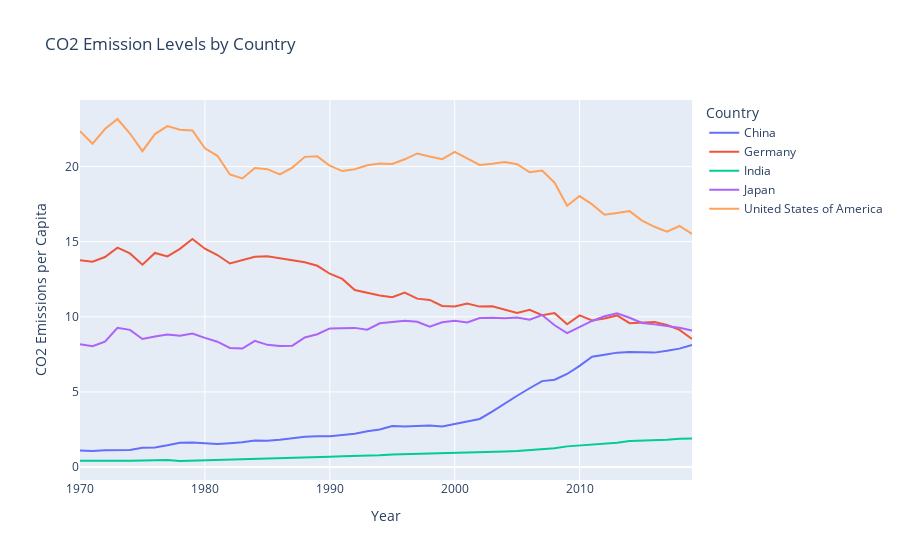

Source (notebook cell):
### Code cell
bas_ei_edgar_co2pc = bas_ei.dropna(subset=['edgar_co2pc', 'year', 'cname'])
fig_pm25 = px.line(bas_ei_edgar_co2pc, x='year', y='edgar_co2pc', color='cname',
                   title="CO2 Emission Levels by Country",
                   labels={
                       "year": "Year",
                       "edgar_co2pc": "CO2 Emissions per Capita",
                       "cname": "Country"
                   })
fig_pm25.show()

### Figure 1 — Plotly figure (JSON) as saved in the notebook; plotly's stock layout.template omitted (floating-point values rounded to 4 significant figures)
{"data": [{"hovertemplate": "Country=China<br>Year=%{x}<br>CO2 Emissions per Capita=%{y}<extra></extra>", "legendgroup": "China", "line": {"color": "#636efa", "dash": "solid"}, "marker": {"symbol": "circle"}, "mode": "lines", "name": "China", "orientation": "v", "showlegend": true, "type": "scatter", "x": [1970, 1971, 1972, 1973, 1974, 1975, 1976, 1977, 1978, 1979, 1980, 1981, 1982, 1983, 1984, 1985, 1986, 1987, 1988, 1989, 1990, 1991, 1992, 1993, 1994, 1995, 1996, 1997, 1998, 1999, 2000, 2001, 2002, 2003, 2004, 2005, 2006, 2007, 2008, 2009, 2010, 2011, 2012, 2013, 2014, 2015, 2016, 2017, 2018, 2019], "xaxis": "x", "y": [1.099, 1.077, 1.122, 1.143, 1.14, 1.282, 1.311, 1.451, 1.613, 1.629, 1.573, 1.537, 1.585, 1.645, 1.767, 1.752, 1.818, 1.909, 2.015, 2.048, 2.051, 2.136, 2.22, 2.38, 2.504, 2.736, 2.702, 2.729, 2.773, 2.703, 2.87, 2.987, 3.204, 3.695, 4.239, 4.747, 5.247, 5.723, 5.815, 6.197, 6.737, 7.34, 7.469, 7.617, 7.664, 7.639, 7.618, 7.741, 7.885, 8.123], "yaxis": "y"}, {"hovertemplate": "Country=Germany<br>Year=%{x}<br>CO2 Emissions per Capita=%{y}<extra></extra>", "legendgroup": "Germany", "line": {"color": "#EF553B", "dash": "solid"}, "marker": {"symbol": "circle"}, "mode": "lines", "name": "Germany", "orientation": "v", "showlegend": true, "type": "scatter", "x": [1970, 1971, 1972, 1973, 1974, 1975, 1976, 1977, 1978, 1979, 1980, 1981, 1982, 1983, 1984, 1985, 1986, 1987, 1988, 1989, 1990, 1991, 1992, 1993, 1994, 1995, 1996, 1997, 1998, 1999, 2000, 2001, 2002, 2003, 2004, 2005, 2006, 2007, 2008, 2009, 2010, 2011, 2012, 2013, 2014, 2015, 2016, 2017, 2018, 2019], "xaxis": "x", "y": [13.77, 13.66, 13.98, 14.6, 14.22, 13.47, 14.25, 14.02, 14.52, 15.18, 14.54, 14.11, 13.55, 13.78, 14.0, 14.03, 13.92, 13.77, 13.64, 13.4, 12.87, 12.52, 11.78, 11.61, 11.42, 11.31, 11.62, 11.21, 11.12, 10.72, 10.69, 10.88, 10.68, 10.7, 10.5, 10.26, 10.47, 10.1, 10.25, 9.507, 10.1, 9.759, 9.889, 10.09, 9.581, 9.63, 9.654, 9.458, 9.131, 8.523], "yaxis": "y"}, {"hovertemplate": "Country=India<br>Year=%{x}<br>CO2 Emissions per Capita=%{y}<extra></extra>", "legendgroup": "India", "line": {"color": "#00cc96", "dash": "solid"}, "marker": {"symbol": "circle"}, "mode": "lines", "name": "India", "orientation": "v", "showlegend": true, "type": "scatter", "x": [1970, 1971, 1972, 1973, 1974, 1975, 1976, 1977, 1978, 1979, 1980, 1981, 1982, 1983, 1984, 1985, 1986, 1987, 1988, 1989, 1990, 1991, 1992, 1993, 1994, 1995, 1996, 1997, 1998, 1999, 2000, 2001, 2002, 2003, 2004, 2005, 2006, 2007, 2008, 2009, 2010, 2011, 2012, 2013, 2014, 2015, 2016, 2017, 2018, 2019], "xaxis": "x", "y": [0.4206, 0.4131, 0.4198, 0.4075, 0.4276, 0.446, 0.4662, 0.4638, 0.4046, 0.4254, 0.4332, 0.4657, 0.4833, 0.5029, 0.538, 0.5498, 0.5849, 0.6129, 0.6361, 0.6669, 0.6893, 0.727, 0.7378, 0.7559, 0.7887, 0.8312, 0.8531, 0.8791, 0.8779, 0.9283, 0.9439, 0.9429, 0.9627, 0.9703, 1.034, 1.066, 1.118, 1.196, 1.252, 1.378, 1.431, 1.49, 1.584, 1.618, 1.728, 1.752, 1.753, 1.811, 1.888, 1.898], "yaxis": "y"}, {"hovertemplate": "Country=Japan<br>Year=%{x}<br>CO2 Emissions per Capita=%{y}<extra></extra>", "legendgroup": "Japan", "line": {"color": "#ab63fa", "dash": "solid"}, "marker": {"symbol": "circle"}, "mode": "lines", "name": "Japan", "orientation": "v", "showlegend": true, "type": "scatter", "x": [1970, 1971, 1972, 1973, 1974, 1975, 1976, 1977, 1978, 1979, 1980, 1981, 1982, 1983, 1984, 1985, 1986, 1987, 1988, 1989, 1990, 1991, 1992, 1993, 1994, 1995, 1996, 1997, 1998, 1999, 2000, 2001, 2002, 2003, 2004, 2005, 2006, 2007, 2008, 2009, 2010, 2011, 2012, 2013, 2014, 2015, 2016, 2017, 2018, 2019], "xaxis": "x", "y": [8.176, 8.04, 8.349, 9.271, 9.132, 8.523, 8.696, 8.826, 8.746, 8.892, 8.599, 8.344, 7.927, 7.889, 8.4, 8.135, 8.065, 8.079, 8.63, 8.84, 9.232, 9.232, 9.265, 9.149, 9.57, 9.663, 9.738, 9.666, 9.344, 9.642, 9.736, 9.624, 9.918, 9.933, 9.908, 9.95, 9.809, 10.12, 9.44, 8.915, 9.315, 9.726, 10.04, 10.24, 9.937, 9.595, 9.498, 9.407, 9.269, 9.095], "yaxis": "y"}, {"hovertemplate": "Country=United States of America<br>Year=%{x}<br>CO2 Emissions per Capita=%{y}<extra></extra>", "legendgroup": "United States of America", "line": {"color": "#FFA15A", "dash": "solid"}, "marker": {"symbol": "circle"}, "mode": "lines", "name": "United States of America", "orientation": "v", "showlegend": true, "type": "scatter", "x": [1970, 1971, 1972, 1973, 1974, 1975, 1976, 1977, 1978, 1979, 1980, 1981, 1982, 1983, 1984, 1985, 1986, 1987, 1988, 1989, 1990, 1991, 1992, 1993, 1994, 1995, 1996, 1997, 1998, 1999, 2000, 2001, 2002, 2003, 2004, 2005, 2006, 2007, 2008, 2009, 2010, 2011, 2012, 2013, 2014, 2015, 2016, 2017, 2018, 2019], "xaxis": "x", "y": [22.36, 21.52, 22.5, 23.17, 22.2, 21.03, 22.16, 22.69, 22.45, 22.41, 21.21, 20.72, 19.48, 19.21, 19.91, 19.83, 19.48, 19.93, 20.65, 20.68, 20.06, 19.7, 19.83, 20.09, 20.2, 20.17, 20.49, 20.87, 20.67, 20.49, 20.98, 20.57, 20.11, 20.19, 20.3, 20.16, 19.62, 19.73, 18.93, 17.4, 18.04, 17.49, 16.8, 16.91, 17.04, 16.41, 15.99, 15.67, 16.05, 15.52], "yaxis": "y"}], "layout": {"legend": {"title": {"text": "Country"}, "tracegroupgap": 0}, "title": {"text": "CO2 Emission Levels by Country"}, "xaxis": {"anchor": "y", "domain": [0, 1], "title": {"text": "Year"}}, "yaxis": {"anchor": "x", "domain": [0, 1], "title": {"text": "CO2 Emissions per Capita"}}}}
